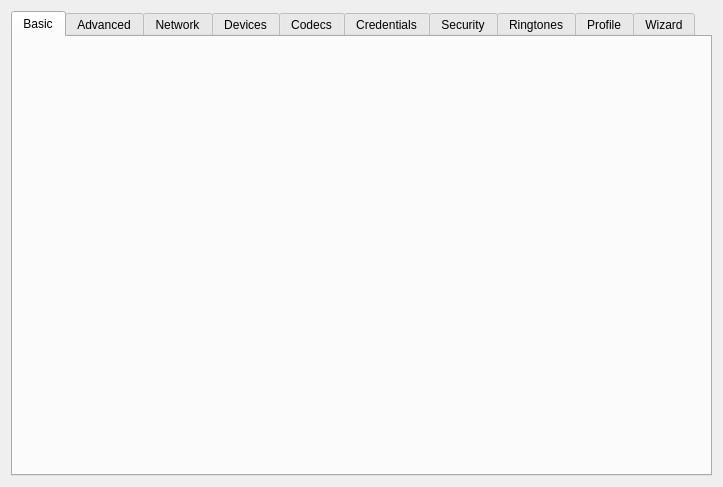
<?xml version="1.0" encoding="UTF-8"?>
<ui version="4.0">
 <class>Tabs</class>
 <widget class="QWidget" name="Tabs">
  <property name="geometry">
   <rect>
    <x>0</x>
    <y>0</y>
    <width>723</width>
    <height>487</height>
   </rect>
  </property>
  <layout class="QGridLayout">
   <item row="0" column="0">
    <widget class="QTabWidget" name="m_pPages">
     <property name="currentIndex">
      <number>0</number>
     </property>
     <widget class="QWidget" name="tab">
      <attribute name="title">
       <string>Basic</string>
      </attribute>
      <layout class="QVBoxLayout" name="verticalLayout">
       <item>
        <widget class="Pages::Basic" name="dlgBasic" native="true"/>
       </item>
      </layout>
     </widget>
     <widget class="QWidget" name="tab_2">
      <attribute name="title">
       <string>Advanced</string>
      </attribute>
      <layout class="QVBoxLayout" name="verticalLayout_2">
       <item>
        <widget class="Pages::Advanced" name="dlgAdvanced" native="true"/>
       </item>
      </layout>
     </widget>
     <widget class="QWidget" name="tab_3">
      <attribute name="title">
       <string>Network</string>
      </attribute>
      <layout class="QVBoxLayout" name="verticalLayout_3">
       <item>
        <widget class="Pages::Network" name="dlgNetwork" native="true"/>
       </item>
      </layout>
     </widget>
     <widget class="QWidget" name="tab_9">
      <attribute name="title">
       <string>Devices</string>
      </attribute>
      <layout class="QVBoxLayout" name="verticalLayout_9">
       <item>
        <widget class="Pages::Devices" name="dlgDevices" native="true"/>
       </item>
      </layout>
     </widget>
     <widget class="QWidget" name="tab_4">
      <attribute name="title">
       <string>Codecs</string>
      </attribute>
      <layout class="QVBoxLayout" name="verticalLayout_4">
       <item>
        <widget class="Pages::Codecs" name="dlgCodec" native="true"/>
       </item>
      </layout>
     </widget>
     <widget class="QWidget" name="tab_7">
      <attribute name="title">
       <string>Credentials</string>
      </attribute>
      <layout class="QVBoxLayout" name="verticalLayout_5">
       <item>
        <widget class="Pages::Credentials" name="dlgCredentials" native="true"/>
       </item>
      </layout>
     </widget>
     <widget class="QWidget" name="tab_5">
      <attribute name="title">
       <string>Security</string>
      </attribute>
      <layout class="QVBoxLayout" name="verticalLayout_7">
       <item>
        <widget class="Pages::Security" name="dlgSecurity" native="true"/>
       </item>
      </layout>
     </widget>
     <widget class="QWidget" name="tab_6">
      <attribute name="title">
       <string>Ringtones</string>
      </attribute>
      <layout class="QVBoxLayout" name="verticalLayout_6">
       <item>
        <widget class="Pages::RingTone" name="dlgRingtone" native="true"/>
       </item>
      </layout>
     </widget>
     <widget class="QWidget" name="tab_8">
      <attribute name="title">
       <string>Profile</string>
      </attribute>
      <layout class="QVBoxLayout" name="verticalLayout_8">
       <item>
        <widget class="QWidget" name="dlgProfileHolder" native="true"/>
       </item>
      </layout>
     </widget>
     <widget class="QWidget" name="tab_10">
      <attribute name="title">
       <string>Wizard</string>
      </attribute>
     </widget>
    </widget>
   </item>
  </layout>
 </widget>
 <customwidgets>
  <customwidget>
   <class>Pages::Basic</class>
   <extends>QWidget</extends>
   <header>conf/accountpages/basic.h</header>
   <container>1</container>
  </customwidget>
  <customwidget>
   <class>Pages::Advanced</class>
   <extends>QWidget</extends>
   <header>conf/accountpages/advanced.h</header>
   <container>1</container>
  </customwidget>
  <customwidget>
   <class>Pages::Network</class>
   <extends>QWidget</extends>
   <header>conf/accountpages/network.h</header>
   <container>1</container>
  </customwidget>
  <customwidget>
   <class>Pages::Codecs</class>
   <extends>QWidget</extends>
   <header>conf/accountpages/codecs.h</header>
   <container>1</container>
  </customwidget>
  <customwidget>
   <class>Pages::RingTone</class>
   <extends>QWidget</extends>
   <header>conf/accountpages/ringtone.h</header>
   <container>1</container>
  </customwidget>
  <customwidget>
   <class>Pages::Credentials</class>
   <extends>QWidget</extends>
   <header>conf/accountpages/credentials.h</header>
   <container>1</container>
  </customwidget>
  <customwidget>
   <class>Pages::Security</class>
   <extends>QWidget</extends>
   <header>conf/accountpages/security.h</header>
   <container>1</container>
  </customwidget>
  <customwidget>
   <class>Pages::Devices</class>
   <extends>QWidget</extends>
   <header>conf/accountpages/devices.h</header>
   <container>1</container>
  </customwidget>
 </customwidgets>
 <resources/>
 <connections/>
</ui>
